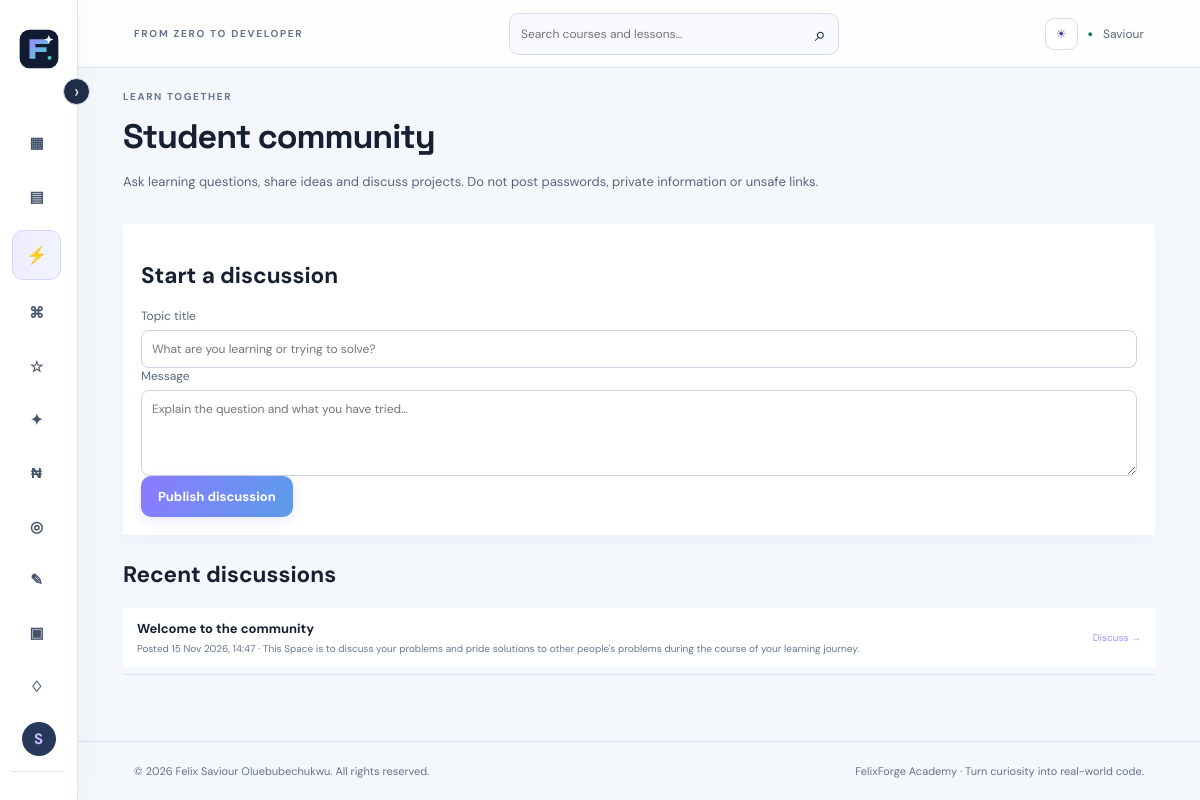
Screenshot of /community (signed in) with the database file from the repository.
### app.py (models this page shows, shortened)
class User(UserMixin, db.Model):
    id = db.Column(db.Integer, primary_key=True)
    username = db.Column(db.String(32), unique=True, nullable=False)
    email = db.Column(db.String(254), unique=True, nullable=False)
    password_hash = db.Column(db.String(255), nullable=False)
    created_at = db.Column(db.DateTime, default=datetime.utcnow)
    projects = db.relationship('Project', backref='owner', cascade='all, delete-orphan')
    progress = db.relationship('Progress', backref='learner', cascade='all, delete-orphan')
    quiz_results = db.relationship('QuizResult', back_populates='learner', cascade='all, delete-orphan')

class ForumPost(db.Model):
    id = db.Column(db.Integer, primary_key=True)
    user_id = db.Column(db.Integer, db.ForeignKey('user.id'), nullable=False)
    title = db.Column(db.String(140), nullable=False)
    body = db.Column(db.Text, nullable=False)
    created_at = db.Column(db.DateTime, default=datetime.utcnow)

### app.py (the view, shortened to what this page needs)
@app.route('/community',methods=['GET','POST'])
@login_required
def community():
    denied = ensure_community_access()
    if denied:
        return denied
    posts=ForumPost.query.order_by(ForumPost.created_at.desc()).limit(100).all()
    posts=[post for post in posts if post.user_id == current_user.id or not are_users_mutually_blocked(post.user_id)]
    blocked_users=CommunityUserBlock.query.filter_by(blocker_id=current_user.id).order_by(CommunityUserBlock.created_at.desc()).all()
    return render_template('community.html',posts=posts,blocked_users=blocked_users)

### app.py (called while the page is built)
@login_manager.user_loader
def load_user(user_id): return db.session.get(User, int(user_id))

def community_restriction_for(user_id):
    return CommunityRestriction.query.filter_by(user_id=user_id).first()

def ensure_community_access():
    restriction = community_restriction_for(current_user.id)
    if restriction:
        return render_template('community_blocked.html', restriction=restriction), 403
    return None

@app.before_request
def record_daily_activity():
    if current_user.is_authenticated and request.endpoint not in {'static', 'logout'}:
        today = datetime.utcnow().date()
        activity = UserActivity.query.filter_by(user_id=current_user.id, activity_date=today).first()
        if activity is None:
            db.session.add(UserActivity(user_id=current_user.id, activity_date=today, last_seen_at=datetime.utcnow()))
        try:
            db.session.commit()
        except Exception:
            db.session.rollback()
            app.logger.exception('Could not record learner activity')

### templates/community.html (shortened to what this page needs)
{% extends 'base.html' %}{% block content %}<div class="page-heading"><div><div class="eyebrow">LEARN TOGETHER</div><h1>Student community</h1><p>Ask learning questions, share ideas and discuss projects. Do not post passwords, private information or unsafe links.</p></div></div><form class="form-card community-compose" method="post"><h2>Start a discussion</h2><label>Topic title<input name="title" minlength="5" maxlength="140" required placeholder="What are you learning or trying to solve?"></label><label>Message<textarea name="body" minlength="10" maxlength="5000" rows="4" required placeholder="Explain the question and what you have tried…"></textarea></label><button class="button">Publish discussion</button></form><h2 class="search-results-heading">Recent discussions</h2>{% for post in posts %}<article class="community-post-row"><a class="lesson-row community-post-link" href="{{ url_for('community_post',post_id=post.id) }}"><div><b>{{ post.title }}</b><small>Posted {{ post.created_at.strftime('%d %b %Y, %H:%M') }} · {{ post.body[:130] }}</small></div><span class="lesson-status">Discuss →</span></a></article>{% else %}<div class="empty-state">No discussions yet. Start the first one.</div>{% endfor %}{% endblock %}

### templates/base.html (shortened to what this page needs)
<!doctype html>
<html lang="en">
<head>
<link rel="stylesheet" href="{{ url_for('static',filename='style.css') }}">
</head>
<body>
<div class="shell">
<aside class="sidebar" id="appSidebar">
<button type="button" class="sidebar-toggle" id="sidebarToggle" aria-label="Collapse navigation" aria-expanded="true" title="Collapse navigation">‹</button>
<a class="brand" href="{{ url_for('home') }}" aria-label="FelixForge Academy home"><img class="brand-logo" src="{{ url_for('static', filename='felixforge-logo.svg') }}" alt=""><span>FelixForge <span class="brand-muted">Academy</span></span></a>
<nav>
<a href="{{ url_for('dashboard') }}" class="nav-link {% if request.endpoint=='dashboard' %}active{% endif %}">▦ <span>Dashboard</span></a>
<a href="{{ url_for('courses') }}" class="nav-link ">▤ </a>
<a href="{{ url_for('advanced_courses') }}" class="nav-link advanced-nav-link {% if advanced_nav_active %}active{% endif %}"><strong class="advanced-icon">⚡</strong><span>Advanced Courses</span><span class="advanced-badge">PRO</span></a>
<a href="{{ url_for('editor') }}" class="nav-link {% if request.endpoint=='editor' %}active{% endif %}">⌘ <span>Code editor</span></a>
<a href="{{ url_for('bookmarks') }}" class="nav-link">☆ <span>Bookmarks</span></a>
<a href="{{ url_for('achievements') }}" class="nav-link">✦ <span>Achievements</span></a>
<a href="{{ url_for('monetization_plan') }}" class="nav-link {% if request.endpoint=='monetization_plan' %}active{% endif %}">₦ <span>Pricing & certificates</span></a>
<a href="{{ url_for('community') }}" class="nav-link">◎ <span>Community</span></a>
<a href="{{ url_for('suggestions') }}" class="nav-link {% if request.endpoint=='suggestions' %}active{% endif %}">✎ <span>Suggestions</span></a>
<a href="{{ url_for('portfolio') }}" class="nav-link">▣ <span>Portfolio</span></a>
<a href="{{ url_for('notifications') }}" class="nav-link">♢ <span>Notifications{% if unread_notifications %} ({{ unread_notifications }}){% endif %}</span></a>
</nav>
<div class="side-bottom"><div class="side-label">YOUR ACCOUNT</div>
<div class="user-mini"><div class="avatar">{{ (current_user.username[0] if current_user.is_authenticated else 'F')|upper }}</div></div>
</div>
</aside>
<main class="main">
<header class="topbar"><div class="crumb">FROM ZERO TO DEVELOPER</div>
<form class="global-search" action="{{ url_for('search') }}" method="get"><input name="q" type="search" placeholder="Search courses and lessons…" aria-label="Search courses and lessons"><button aria-label="Search">⌕</button></form>
<div class="top-actions"><button type="button" class="theme-toggle" id="themeToggle" aria-label="Toggle colour theme" aria-pressed="false">◐</button>
{% if current_user.is_authenticated %}<span class="online-dot">●</span><span class="top-user"><a href="{{ url_for('profile') }}">{{ current_user.username }}</a></span>{% else %}<a class="button button-small" href="{{ url_for('login') }}">Log in</a>{% endif %}</div>
</header>
<section class="page">{% block content %}{% endblock %}</section>
<footer>© {{ year }} Felix Saviour Oluebubechukwu. All rights reserved. <span>FelixForge Academy · Turn curiosity into real-world code.</span></footer>
</main></div>
</body></html>

### rows the page displays
User: username "S", username "Saviour"
ForumPost: title "Welcome to the community", created_at "15 Nov 2026, 14:47", body "This Space is to discuss your problems and pride solutions to other people's problems during the course of your learning journey."
